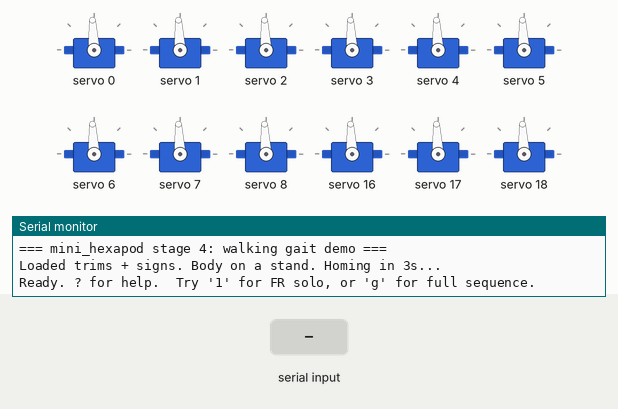
A sketch run on a simulated Seeed XIAO ESP32-C3. Shown: 12 × servo, the last lines printed to the serial monitor. The test bench sets the inputs (shaded band). EEPROM starts erased.

Above: at 5.9 s.
6.0 s: "1\n" received over Serial
At 6.15 s:
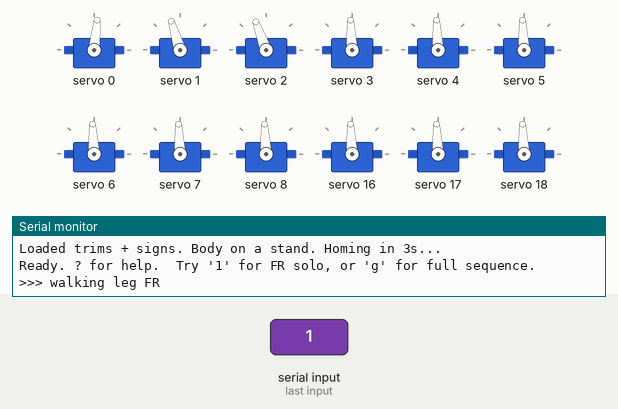
9.0 s: "s\n" received over Serial
At 10.2 s:
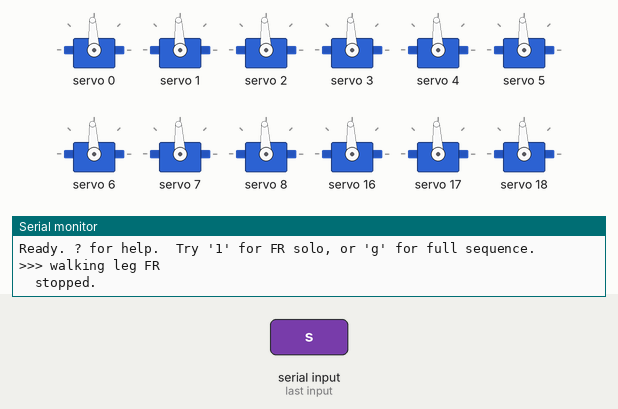
10.5 s: "2\n" received over Serial
At 10.65 s:
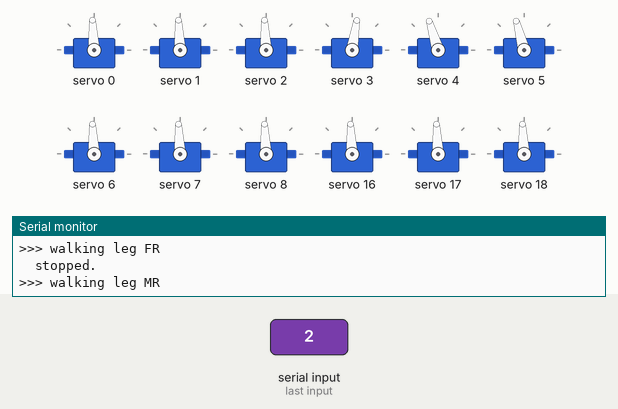
Timing chart, 0 to 16.5 s (numbered marks = the images above; inputs shaded):
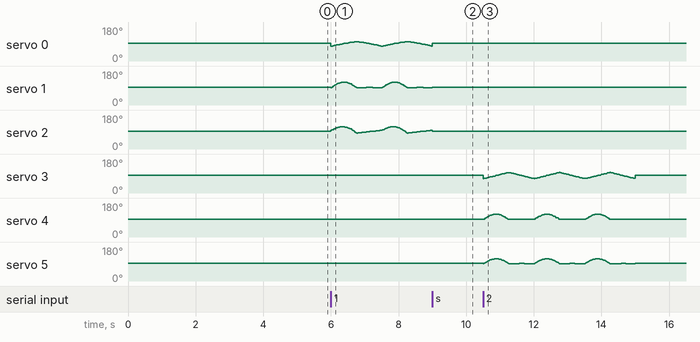

Measured:
- after the input at 9.0 s, servo 1: goes on until 9.0 s, then stays 93°

The sketch:

04_walking_gait.ino
```cpp
// mini_hexapod stage 4: walking gait demo.
//
// Hardware: XIAO ESP32-C3 + 2x PCA9685 (right=0x40, left=0x41).
// Purpose:  Animate leg swing trajectories around the L-pose rest, to verify
//           IK + signs produce a recognizable walking motion. Body should be
//           on a stand (legs swing in air, no ground contact needed).
//
// Trajectory per leg (one cycle = STEP_PERIOD_MS):
//   Phase 0.0 - 0.5  SWING:  foot lifts, moves from -X back to +X forward
//   Phase 0.5 - 1.0  STANCE: foot at ground level, moves from +X to -X
// In body-frame coordinates, all legs move toward body +X during swing and
// toward body -X during stance => forward walking direction.
//
// Tripod gait pairs:
//   Tripod A: FR, ML, RR
//   Tripod B: FL, MR, RL
//   B runs at phase + 0.5 relative to A.
//
// Serial Monitor: 115200, "No line ending".
//
// Commands:
//   1-6  walk single leg (FR/MR/RR/FL/ML/RL), 3 cycles
//   R    walk right side  (FR + MR + RR in unison), 5 cycles
//   L    walk left side   (FL + ML + RL in unison), 5 cycles
//   T    tripod gait (all 6, alternating tripods), 10 cycles
//   g    full sequence: 1..6 -> R -> L -> T  (~65 sec total)
//   s    stop the currently running gait (handled inline)
//   h    home all legs (snap to trim/L-pose)
//   ?    help

#include <Wire.h>
#include <Adafruit_PWMServoDriver.h>
#include <Preferences.h>
#include <math.h>

constexpr uint16_t SERVO_MIN_US = 500;
constexpr uint16_t SERVO_MAX_US = 2500;
constexpr uint16_t SERVO_CTR_US = 1500;
constexpr uint8_t  PWM_FREQ_HZ  = 50;
constexpr uint8_t  ADDR_RIGHT   = 0x40;
constexpr uint8_t  ADDR_LEFT    = 0x41;

Adafruit_PWMServoDriver pwm_right(ADDR_RIGHT);
Adafruit_PWMServoDriver pwm_left (ADDR_LEFT);

struct LegSpec {
  const char* name;
  uint8_t board_addr;
  uint8_t channels[3];
};

const LegSpec LEGS[6] = {
  {"FR", ADDR_RIGHT, {0, 1, 2}},
  {"MR", ADDR_RIGHT, {3, 4, 5}},
  {"RR", ADDR_RIGHT, {6, 7, 8}},
  {"FL", ADDR_LEFT,  {0, 1, 2}},
  {"ML", ADDR_LEFT,  {3, 4, 5}},
  {"RL", ADDR_LEFT,  {6, 7, 8}},
};

struct LegGeom {
  float coxa_x, coxa_y, coxa_z;
  float axis_angle_rad;
};

const LegGeom GEOM[6] = {
  { +56.75f, -32.0f, 0.0f,        -PI / 4.0f },  // FR
  {   0.00f, -42.4f, 0.0f,        -PI / 2.0f },  // MR
  { -56.75f, -32.0f, 0.0f, -3.0f * PI / 4.0f },  // RR
  { +56.75f, +32.0f, 0.0f,        +PI / 4.0f },  // FL
  {   0.00f, +42.4f, 0.0f,        +PI / 2.0f },  // ML
  { -56.75f, +32.0f, 0.0f, +3.0f * PI / 4.0f },  // RL
};

struct IkResult {
  float coxa_rad, femur_rad, knee_rad;
  bool reachable;
};

constexpr float L2 = 55.0f;
constexpr float L3 = 89.5f;
constexpr float R_HOME = 55.0f;   // = L2: foot horizontal offset at L-pose rest
constexpr float D_HOME = 89.5f;   // = L3: foot depth below coxa pivot at L-pose rest

constexpr float         STEP_LENGTH    = 30.0f;   // mm peak-to-peak in body +X
constexpr float         STEP_HEIGHT    = 25.0f;   // mm foot lift during swing
constexpr unsigned long STEP_PERIOD_MS = 1500;    // one full swing+stance cycle
constexpr int           CYCLES_SOLO    = 3;
constexpr int           CYCLES_SIDE    = 5;
constexpr int           CYCLES_TRIPOD  = 10;

int8_t SIGN[6][3];
float  HOME_KIN_ANGLE[3] = {0.0f, 0.0f, 0.0f};

Adafruit_PWMServoDriver& driverFor(const LegSpec& leg) {
  return leg.board_addr == ADDR_RIGHT ? pwm_right : pwm_left;
}

uint16_t usToTicks(uint16_t us) {
  return (uint16_t)((uint32_t)us * PWM_FREQ_HZ * 4096UL / 1000000UL);
}

// --- State ---
Preferences prefs;
uint16_t trim_us[6][3];

void loadTrims() {
  prefs.begin("hexa_trim", true);
  for (uint8_t l = 0; l < 6; ++l) {
    for (uint8_t j = 0; j < 3; ++j) {
      char k[16]; snprintf(k, 16, "l%d_j%d", l, j);
      trim_us[l][j] = prefs.getUShort(k, SERVO_CTR_US);
    }
  }
  prefs.end();
}

void loadSigns() {
  prefs.begin("hexa_sign", true);
  for (uint8_t l = 0; l < 6; ++l) {
    for (uint8_t j = 0; j < 3; ++j) {
      char k[16]; snprintf(k, 16, "l%d_j%d", l, j);
      SIGN[l][j] = (int8_t)prefs.getChar(k, (int8_t)+1);
    }
  }
  prefs.end();
}

// --- Kinematics ---
IkResult ikFootBody(uint8_t leg, float fx, float fy, float fz) {
  const LegGeom& g = GEOM[leg];
  float dx = fx - g.coxa_x;
  float dy = fy - g.coxa_y;
  float dz = fz - g.coxa_z;

  IkResult r;
  r.reachable = false;
  r.coxa_rad = r.femur_rad = r.knee_rad = 0.0f;

  float target_angle = atan2f(dy, dx);
  float coxa = target_angle - g.axis_angle_rad;
  while (coxa >  PI) coxa -= 2.0f * PI;
  while (coxa < -PI) coxa += 2.0f * PI;

  float horiz = sqrtf(dx*dx + dy*dy);
  float d2 = horiz*horiz + dz*dz;
  float d = sqrtf(d2);

  if (d > (L2 + L3 + 0.01f) || d < fabsf(L2 - L3) - 0.01f) {
    return r;
  }

  float femur = atan2f(dz, horiz) + acosf((L2*L2 + d2 - L3*L3) / (2.0f * L2 * d));
  float knee_interior = acosf((L2*L2 + L3*L3 - d2) / (2.0f * L2 * L3));
  float knee = PI - knee_interior;

  r.coxa_rad = coxa;
  r.femur_rad = femur;
  r.knee_rad = knee;
  r.reachable = true;
  return r;
}

uint16_t angleToUs(uint8_t leg, uint8_t joint, float angle_rad) {
  float delta_rad = angle_rad - HOME_KIN_ANGLE[joint];
  float deg = delta_rad * 180.0f / PI;
  deg *= (float)SIGN[leg][joint];
  float us = (float)trim_us[leg][joint] + deg * ((float)(SERVO_MAX_US - SERVO_MIN_US) / 180.0f);
  if (us < (float)SERVO_MIN_US) us = SERVO_MIN_US;
  if (us > (float)SERVO_MAX_US) us = SERVO_MAX_US;
  return (uint16_t)(us + 0.5f);
}

void cmdJointAngle(uint8_t leg, uint8_t joint, float angle_rad) {
  const LegSpec& L = LEGS[leg];
  uint16_t us = angleToUs(leg, joint, angle_rad);
  driverFor(L).setPWM(L.channels[joint], 0, usToTicks(us));
}

void cmdJointTrim(uint8_t leg, uint8_t joint) {
  const LegSpec& L = LEGS[leg];
  driverFor(L).setPWM(L.channels[joint], 0, usToTicks(trim_us[leg][joint]));
}

bool commandFoot(uint8_t leg, float fx, float fy, float fz) {
  IkResult ik = ikFootBody(leg, fx, fy, fz);
  if (!ik.reachable) return false;
  cmdJointAngle(leg, 0, ik.coxa_rad);
  cmdJointAngle(leg, 1, ik.femur_rad);
  cmdJointAngle(leg, 2, ik.knee_rad);
  return true;
}

void homePoseForLeg(uint8_t leg, float& x, float& y, float& z) {
  const LegGeom& g = GEOM[leg];
  x = g.coxa_x + R_HOME * cosf(g.axis_angle_rad);
  y = g.coxa_y + R_HOME * sinf(g.axis_angle_rad);
  z = g.coxa_z - D_HOME;
}

void computeHomeKinAngles() {
  float x, y, z;
  homePoseForLeg(0, x, y, z);
  IkResult ik = ikFootBody(0, x, y, z);
  if (ik.reachable) {
    HOME_KIN_ANGLE[0] = ik.coxa_rad;
    HOME_KIN_ANGLE[1] = ik.femur_rad;
    HOME_KIN_ANGLE[2] = ik.knee_rad;
  }
}

void homeLeg(uint8_t leg) {
  for (uint8_t j = 0; j < 3; ++j) cmdJointTrim(leg, j);
}

void homeAll() {
  for (uint8_t l = 0; l < 6; ++l) homeLeg(l);
}

// --- Trajectory ---
// Foot trajectory at given phase, returned as body-frame (x,y,z) mm.
void footTrajectoryFor(uint8_t leg, float phase, float& out_x, float& out_y, float& out_z) {
  float hx, hy, hz;
  homePoseForLeg(leg, hx, hy, hz);

  if (phase < 0.5f) {
    // Swing: lift, move from -X back to +X forward
    float s = phase * 2.0f;  // 0..1
    out_x = hx + STEP_LENGTH * (s - 0.5f);
    out_y = hy;
    out_z = hz + STEP_HEIGHT * sinf(PI * s);
  } else {
    // Stance: at ground level, move from +X back to -X
    float s = (phase - 0.5f) * 2.0f;
    out_x = hx + STEP_LENGTH * (0.5f - s);
    out_y = hy;
    out_z = hz;
  }
}

// --- Gait runner ---
bool checkStop() {
  while (Serial.available()) {
    char c = Serial.read();
    if (c == 's' || c == 'S') return true;
  }
  return false;
}

void runGait(const uint8_t* legs, uint8_t n_legs, const float* phase_offsets, int cycles) {
  unsigned long start_ms = millis();
  unsigned long total_ms = (unsigned long)STEP_PERIOD_MS * cycles;
  unsigned long last_update = 0;

  while (true) {
    unsigned long now = millis();
    unsigned long elapsed = now - start_ms;
    if (elapsed >= total_ms) break;
    if (checkStop()) {
      Serial.println("  stopped.");
      break;
    }
    if (now - last_update >= 25) {  // ~40 Hz updates
      last_update = now;
      for (uint8_t i = 0; i < n_legs; ++i) {
        uint8_t leg = legs[i];
        float phase = fmodf((float)elapsed / (float)STEP_PERIOD_MS + phase_offsets[i], 1.0f);
        float fx, fy, fz;
        footTrajectoryFor(leg, phase, fx, fy, fz);
        commandFoot(leg, fx, fy, fz);
      }
    }
    delay(2);
  }
  // Return all involved legs to home
  for (uint8_t i = 0; i < n_legs; ++i) homeLeg(legs[i]);
  delay(400);
}

void runSingleLeg(uint8_t leg) {
  Serial.print(">>> walking leg "); Serial.println(LEGS[leg].name);
  uint8_t legs[1]; legs[0] = leg;
  float offsets[1] = {0.0f};
  runGait(legs, 1, offsets, CYCLES_SOLO);
}

void runRightSide() {
  Serial.println(">>> walking right side (FR + MR + RR, in unison)");
  uint8_t legs[3] = {0, 1, 2};
  float offsets[3] = {0.0f, 0.0f, 0.0f};
  runGait(legs, 3, offsets, CYCLES_SIDE);
}

void runLeftSide() {
  Serial.println(">>> walking left side (FL + ML + RL, in unison)");
  uint8_t legs[3] = {3, 4, 5};
  float offsets[3] = {0.0f, 0.0f, 0.0f};
  runGait(legs, 3, offsets, CYCLES_SIDE);
}

void runTripod() {
  Serial.println(">>> tripod gait  A: FR/ML/RR   B: FL/MR/RL");
  //               A             B
  uint8_t legs[6] = {0, 4, 2,    3, 1, 5};
  float offsets[6] = {0, 0, 0,   0.5f, 0.5f, 0.5f};
  runGait(legs, 6, offsets, CYCLES_TRIPOD);
}

void runFullSequence() {
  Serial.println("=== Full walking sequence ===");
  for (uint8_t l = 0; l < 6; ++l) {
    runSingleLeg(l);
    if (checkStop()) { Serial.println("Sequence stopped."); return; }
    delay(300);
  }
  runRightSide();
  if (checkStop()) { Serial.println("Sequence stopped."); return; }
  delay(300);
  runLeftSide();
  if (checkStop()) { Serial.println("Sequence stopped."); return; }
  delay(300);
  runTripod();
  Serial.println("=== Sequence complete ===");
}

// --- UI ---
void printHelp() {
  Serial.println();
  Serial.println("Commands:");
  Serial.println("  1-6  walk single leg (FR/MR/RR/FL/ML/RL), 3 cycles");
  Serial.println("  R    walk right side (FR+MR+RR), 5 cycles");
  Serial.println("  L    walk left side  (FL+ML+RL), 5 cycles");
  Serial.println("  T    tripod gait, 10 cycles");
  Serial.println("  g    full sequence (1..6 -> R -> L -> T)");
  Serial.println("  s    stop current gait");
  Serial.println("  h    home all to L-pose");
  Serial.println("  ?    help");
}

void handleCommand(char c) {
  switch (c) {
    case '1': case '2': case '3': case '4': case '5': case '6':
      runSingleLeg(c - '1');
      break;
    case 'R': case 'r': runRightSide(); break;
    case 'L': case 'l': runLeftSide(); break;
    case 'T': case 't': runTripod(); break;
    case 'g': case 'G': runFullSequence(); break;
    case 'h': case 'H': homeAll(); Serial.println("Homed all."); break;
    case '?': printHelp(); break;
    default: break;
  }
}

void setup() {
  Serial.begin(115200);
  delay(1000);
  Serial.println();
  Serial.println("=== mini_hexapod stage 4: walking gait demo ===");

  Wire.begin();
  pwm_right.begin();
  pwm_right.setOscillatorFrequency(27000000);
  pwm_right.setPWMFreq(PWM_FREQ_HZ);
  pwm_left.begin();
  pwm_left.setOscillatorFrequency(27000000);
  pwm_left.setPWMFreq(PWM_FREQ_HZ);
  delay(200);

  loadTrims();
  loadSigns();
  computeHomeKinAngles();

  Serial.println("Loaded trims + signs. Body on a stand. Homing in 3s...");
  delay(3000);
  homeAll();
  delay(500);

  Serial.println("Ready. ? for help.  Try '1' for FR solo, or 'g' for full sequence.");
}

void loop() {
  if (Serial.available()) {
    char c = Serial.read();
    if (c == '\n' || c == '\r' || c == ' ' || c == '\t') return;
    handleCommand(c);
  }
}
```
